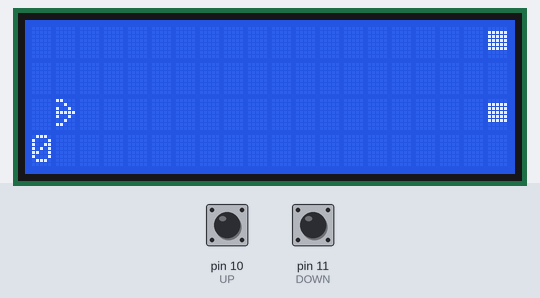
A sketch run on a simulated Arduino Uno, built with avr-gcc and run on an emulated ATmega328P. Parts: 20×4 character LCD. The inputs (shaded band) are chosen by the test bench; at power-on: pin 10 (UP) LOW, pin 11 (DOWN) LOW. Random numbers use the default seed unless the sketch sets one.

Above: at 1.2 s.
1.3 s: pin 10 (UP) pulled HIGH for 0.15 s
At 1.9 s:
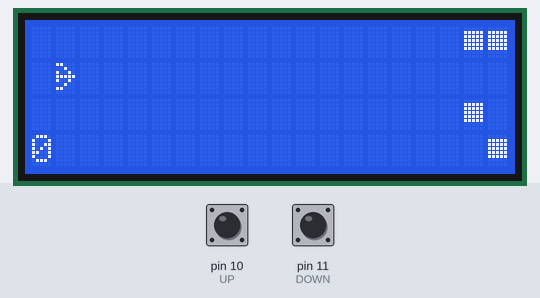
3.6 s: pin 11 (DOWN) pulled HIGH for 0.15 s
At 3.94 s:
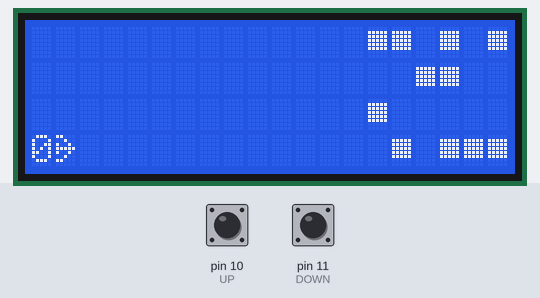
5.7 s: pin 10 (UP) pulled HIGH for 1 s
At 6.5 s:
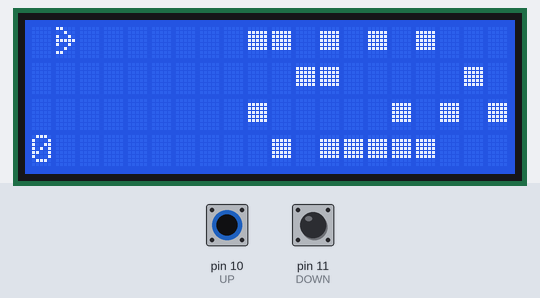
8.2 s: pin 11 (DOWN) pulled HIGH for 1 s
At 9.07 s:
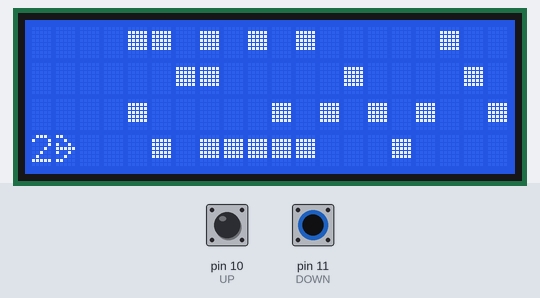
10.7 s: pin 10 (UP) pulled HIGH for 3.2 s
At 12.7 s:
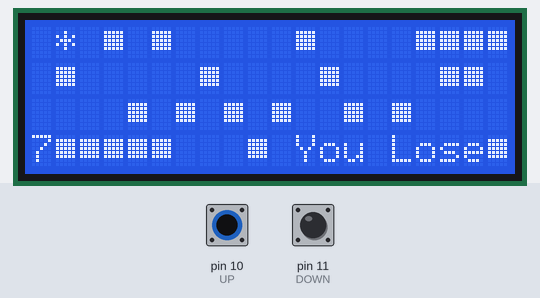
Timing chart, 0 to 14.2 s (numbered marks = the images above; inputs shaded):
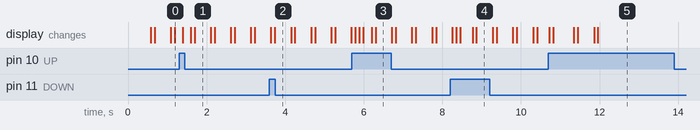

The sketch:

game.ino
```cpp
// (licence header left out)
#include "logic.h"
#include "graphic.h"

#define UP 10
#define DOWN 11


void setup()
{
  pinMode(UP, INPUT);
  pinMode(DOWN, INPUT);

  graphic_setup();
  logic_setup();
}

void loop()
{
  bool up_pressed = digitalRead(UP);
  bool down_pressed = digitalRead(DOWN);

  bool screen_needs_refresh = logic_update(up_pressed, down_pressed);

  // Character LCDs are too slow. So, we only updates the screen if required.
  // But we update the hero everytime, to make the game more responsive to
  // user's actions.

  graphic_hero_update();

  if (screen_needs_refresh)
  {
    graphic_update();
  }

  delay(100);
}
```

graphic.h
```cpp
// (licence header left out)
#include <LiquidCrystal.h>

// A custom character for the hero.
byte plane_char[8] = {
  B11000,
  B00100,
  B10010,
  B11111,
  B10010,
  B00100,
  B11000,
};

// A custom character for blocks.
byte block_char[8] = {
  B00000,
  B11111,
  B11111,
  B11111,
  B11111,
  B11111,
  B00000,
};

// A custom character for humans.
byte human_char[8] = {
  B01110,
  B01110,
  B00100,
  B01110,
  B10101,
  B00100,
  B11011,
};

// initializing the library with the numbers of the interface pins
LiquidCrystal lcd(8, 6, 5, 4, 3, 2);

/*
 * Setups graphic of the game.
 */
void graphic_setup()
{
  // set up the LCD's number of columns and rows:
  lcd.begin(20, 4);

  // Writing our custom chars to LCD.
  lcd.createChar(PLANE, plane_char);
  lcd.createChar(BLOCK, block_char);
  lcd.createChar(HUMAN, human_char);

  lcd.clear();
}

void draw_line(byte line_no, byte* line_data)
{
  for (int c = 0;c < 19;c++)
  {
    if (c == 0 && c == hero_position && line_data[c] == BLANK)
    {
      // We don't want to clear the hero! But, we draw blocks over it.
      continue;
    }

    if (line_data[c] != BLANK)
    {
      // First column is showing score. We start from the second column.
      lcd.setCursor(c + 1, line_no);

      // Enumeration of objects and their character numbers are the same.
      // So we simply write the line data (enum) to the lcd (char).
      lcd.write(line_data[c]);
    }
  }
}

/*
 * Draw the score on the screen.
 */
void draw_score()
{
  short score_to_show = score;
  if (score < 0)
  {
    score_to_show = 0;
  }

  short fourth_digit = score_to_show / 1000;
  short third_digit = (score_to_show / 100) - (fourth_digit * 10);
  short second_digit = (score_to_show / 10) - (fourth_digit * 100 + third_digit * 10);
  short first_digit = score_to_show - (fourth_digit * 1000 + third_digit * 100 + second_digit * 10);

  // We only move cursor if a digit have a value. Because LCD is slow
  // and we don't want to send unnecessary commands to it.

  lcd.setCursor(0, 3);
  lcd.print(first_digit);

  if (second_digit > 0)
  {
    lcd.setCursor(0, 2);
    lcd.print(second_digit);
  }
  if (third_digit > 0)
  {
    lcd.setCursor(0, 1);
    lcd.print(third_digit);
  }
  if (fourth_digit > 0)
  {
    lcd.setCursor(0, 0);
    lcd.print(fourth_digit);
  }
}

/*
 * Updates the screen. i.e. blocks and humans.
 */
void graphic_update()
{
  lcd.clear();

  // Drawing lines.
  for (int i = 0;i < 4;i++)
  {
    draw_line(i, lines[i]);
  }

  draw_score();
}

/*
 * Updates the hero on screen.
 */
void graphic_hero_update()
{
  if (state == LOSE)
  {
    lcd.setCursor(11, 4);
    lcd.write("You Lose");
  }

  // Cleaning previous location of hero by re-drawing the first line.
  for (int i = 0;i < 4;i++)
  {
    lcd.setCursor(1, i);

    byte line_data = lines[i][0];

    // If player lose, draw start instead of the hero.
    if (state == LOSE && i == hero_position)
    {
      lcd.write("*");
    }
    // We draw blocks over the hero. i.e. we only draw hero if location is blank.
    else if (line_data == BLANK)
    {
      if (i == hero_position)
      {
        lcd.write(PLANE);
      }
      else
      {
        lcd.write(" ");
      }
    }
    else
    {
      lcd.write(lines[i][0]);
    }
  }
}
```

logic.h
```cpp
// (licence header left out)
#define PLANE byte(0)
#define BLOCK byte(1)
#define HUMAN byte(2)
#define BLANK byte(255)

#define PLAYING 1
#define LOSE 0

byte state = PLAYING;

byte* lines[4];

// Initial position of plane.
short hero_position = 2;

unsigned long last_screen_move = millis();
unsigned long moving_rate = 500;

// Score starts with a negative number, because first columns are empty!
short score = -15;

/*
 * These are pre-designed lines of blocks. We randomly select one of these and
 * put it in front of our hero.
 */
#define NUMBER_OF_PREDEFINED 4
unsigned int pre_designed_lines[NUMBER_OF_PREDEFINED][4] =
{
  {
     54532, //1101010100000100
     12354, //0011000001000010
     33449, //1000001010101001
     24336, //0101111100010000
  },
  {
     65528, //1111111111111000
     36803, //1000111111000011
     8727,  //0010001000010111
     63743  //1111100011111111
  },
  {
     32536, //0111111100011000
     13891, //0011011001000011
     33363, //1000001001010011
     51440  //1100100011110000
  },
  {
     20754, //0101000100010010
     17744, //0100010101010000
     21586, //0101010001010010
     5442   //0001010101000010
  },
};

byte current_predefined_path = 0;
byte current_predefined_index = 0;
byte flip = 0;

/*
 * Moves the screen to the left. i.e. moves blocks toward the plane.
 */
void move_screen()
{
  for (int c = 0;c < 18;c++)
  {
    lines[0][c] = lines[0][c + 1];
    lines[1][c] = lines[1][c + 1];
    lines[2][c] = lines[2][c + 1];
    lines[3][c] = lines[3][c + 1];
  }

  // Adding new blocks.
  if (current_predefined_index == 0)
  {
    // Randomly select another pre-defined path.
    current_predefined_path = random(NUMBER_OF_PREDEFINED);
    current_predefined_index = 16;
    flip = random(2);

    // Adding an empty column, to ensure there's always a path.
    lines[0][18] = BLANK;
    lines[1][18] = BLANK;
    lines[2][18] = BLANK;
    lines[3][18] = BLANK;

    return;
  }

  for (int i = 0;i < 4;i++)
  {
    // We randomly flip the path. This way, we can have twice the paths!
    int j = i;
    if (flip == 1)
    {
      j = 3 - i;
    }

    if (pre_designed_lines[current_predefined_path][j] & (1<<(current_predefined_index - 1)))
    {
      lines[j][18] = BLOCK;
    }
    else
    {
      lines[j][18] = BLANK;
    }
  }

  current_predefined_index--;
}

void check_losing_condition()
{
  if (lines[hero_position][0] == BLOCK)
  {
    state = LOSE;
  }
  else
  {
    // Increase the score if player not lose yet.
    score++;
  }
}

/*
 * Initializes logic module.
 */
void logic_setup()
{
  /*
   * Initializing random.
   * Seed is an analog value of a not-connected pin. According to
   * the Arduino reference's suggestion.
   */
  randomSeed(analogRead(0));

  // Allocating memory for lines.
  lines[0] = new byte[19];
  lines[1] = new byte[19];
  lines[2] = new byte[19];
  lines[3] = new byte[19];

  // Initializing all lines with blanks.
  for (int i = 0; i < 19; i++)
  {
    lines[0][i] = BLANK;
    lines[1][i] = BLANK;
    lines[2][i] = BLANK;
    lines[3][i] = BLANK;
  }
}

/*
 * Updates logic of the game (e.g moves there screen, check pressed buttons, etc).
 *
 * Returns TRUE if the whole screen needs a refresh.
 * We only refresh the screen if required, because character LCDs are too slow.
 */
bool logic_update(bool up_pressed, bool down_pressed)
{
  if (state == LOSE)
  {
    // If player lose, do nothing anymore.
    return false;
  }

  /*
   * Calculating new position of hero.
   */
  if (up_pressed)
  {
    if (hero_position > 0)
    {
      hero_position -= 1;
    }
  }
  if (down_pressed)
  {
    if (hero_position < 3)
    {
      hero_position += 1;
    }
  }

  if (millis() - last_screen_move >= moving_rate)
  {
    // Moving the screen (blocks) every 500ms.
    // TODO: This should speed up as the game progress.
    move_screen();
    last_screen_move = millis();

    check_losing_condition();

    return true;
  }

  return false;
}
```

Measured:
- what the display in image 1 shows lasts 0.4 s, from 1.7 s to 2.1 s
